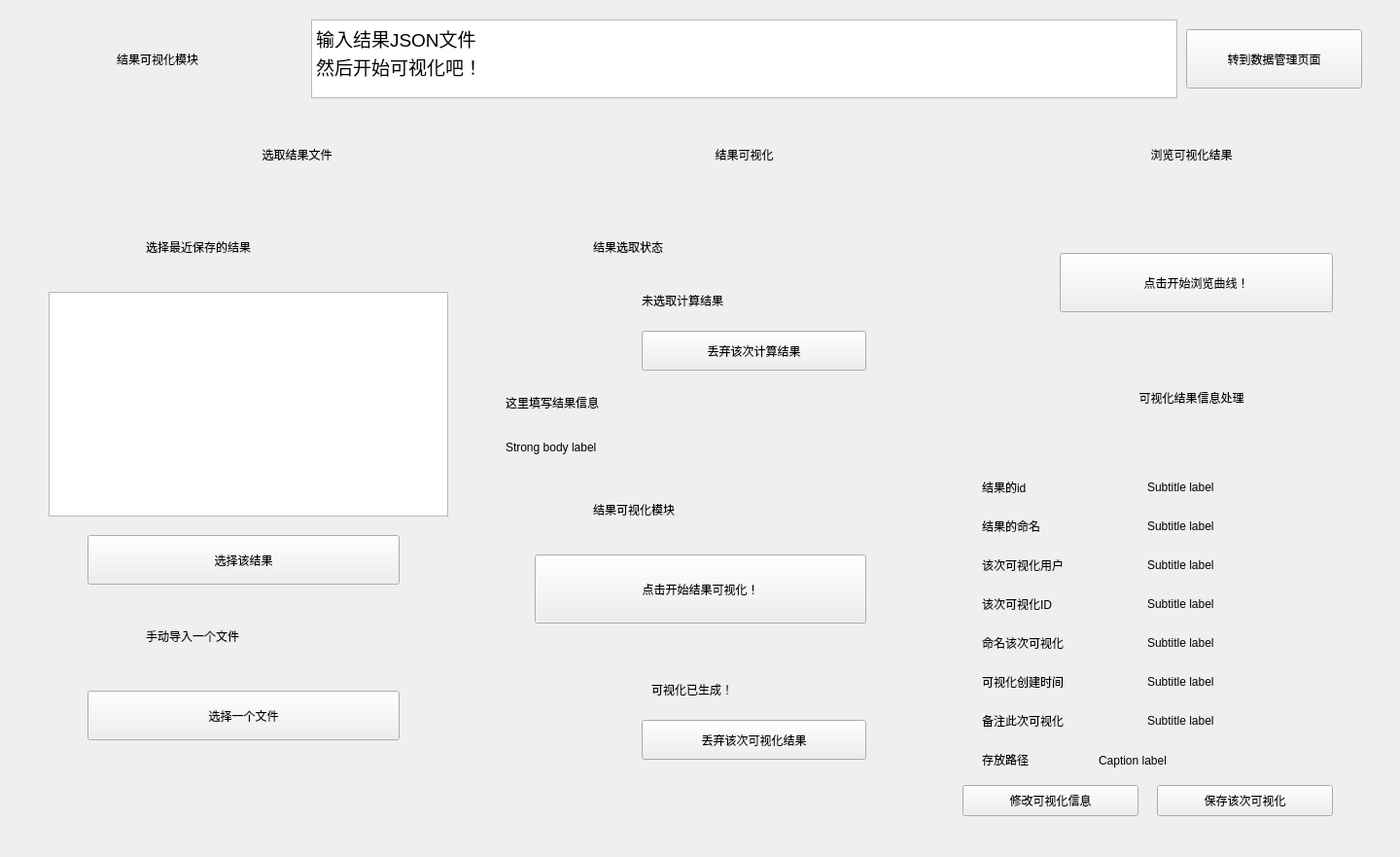
<?xml version="1.0" encoding="UTF-8"?>
<ui version="4.0">
 <class>Visualization_UI</class>
 <widget class="QWidget" name="Visualization_UI">
  <property name="geometry">
   <rect>
    <x>0</x>
    <y>0</y>
    <width>1440</width>
    <height>881</height>
   </rect>
  </property>
  <property name="windowTitle">
   <string>Form</string>
  </property>
  <widget class="QStackedWidget" name="stackedWidget">
   <property name="geometry">
    <rect>
     <x>20</x>
     <y>10</y>
     <width>1391</width>
     <height>861</height>
    </rect>
   </property>
   <property name="currentIndex">
    <number>0</number>
   </property>
   <widget class="QWidget" name="page">
    <widget class="ElevatedCardWidget" name="ElevatedCardWidget">
     <property name="geometry">
      <rect>
       <x>10</x>
       <y>10</y>
       <width>281</width>
       <height>82</height>
      </rect>
     </property>
     <widget class="IconWidget" name="IconWidget">
      <property name="geometry">
       <rect>
        <x>10</x>
        <y>10</y>
        <width>60</width>
        <height>60</height>
       </rect>
      </property>
     </widget>
     <widget class="SubtitleLabel" name="SubtitleLabel">
      <property name="geometry">
       <rect>
        <x>90</x>
        <y>20</y>
        <width>171</width>
        <height>41</height>
       </rect>
      </property>
      <property name="text">
       <string>结果可视化模块</string>
      </property>
     </widget>
    </widget>
    <widget class="ElevatedCardWidget" name="ElevatedCardWidget_3">
     <property name="geometry">
      <rect>
       <x>10</x>
       <y>100</y>
       <width>451</width>
       <height>101</height>
      </rect>
     </property>
     <widget class="IconWidget" name="IconWidget_2">
      <property name="geometry">
       <rect>
        <x>40</x>
        <y>20</y>
        <width>61</width>
        <height>61</height>
       </rect>
      </property>
     </widget>
     <widget class="TitleLabel" name="TitleLabel">
      <property name="geometry">
       <rect>
        <x>120</x>
        <y>30</y>
        <width>311</width>
        <height>38</height>
       </rect>
      </property>
      <property name="text">
       <string>选取结果文件</string>
      </property>
      <property name="alignment">
       <set>Qt::AlignCenter</set>
      </property>
     </widget>
    </widget>
    <widget class="ElevatedCardWidget" name="ElevatedCardWidget_2">
     <property name="geometry">
      <rect>
       <x>10</x>
       <y>210</y>
       <width>451</width>
       <height>631</height>
      </rect>
     </property>
     <widget class="TableWidget" name="TableWidget">
      <property name="geometry">
       <rect>
        <x>20</x>
        <y>80</y>
        <width>411</width>
        <height>231</height>
       </rect>
      </property>
     </widget>
     <widget class="IconWidget" name="IconWidget_3">
      <property name="geometry">
       <rect>
        <x>60</x>
        <y>20</y>
        <width>31</width>
        <height>31</height>
       </rect>
      </property>
     </widget>
     <widget class="SubtitleLabel" name="SubtitleLabel_2">
      <property name="geometry">
       <rect>
        <x>120</x>
        <y>20</y>
        <width>301</width>
        <height>28</height>
       </rect>
      </property>
      <property name="text">
       <string>选择最近保存的结果</string>
      </property>
     </widget>
     <widget class="IconWidget" name="IconWidget_4">
      <property name="geometry">
       <rect>
        <x>60</x>
        <y>420</y>
        <width>31</width>
        <height>31</height>
       </rect>
      </property>
     </widget>
     <widget class="SubtitleLabel" name="SubtitleLabel_3">
      <property name="geometry">
       <rect>
        <x>120</x>
        <y>420</y>
        <width>301</width>
        <height>28</height>
       </rect>
      </property>
      <property name="text">
       <string>手动导入一个文件</string>
      </property>
     </widget>
     <widget class="PrimaryPushButton" name="PrimaryPushButton">
      <property name="geometry">
       <rect>
        <x>60</x>
        <y>330</y>
        <width>321</width>
        <height>51</height>
       </rect>
      </property>
      <property name="text">
       <string>选择该结果</string>
      </property>
      <property name="hasIcon" stdset="0">
       <bool>true</bool>
      </property>
     </widget>
     <widget class="PrimaryPushButton" name="PrimaryPushButton_2">
      <property name="geometry">
       <rect>
        <x>60</x>
        <y>490</y>
        <width>321</width>
        <height>51</height>
       </rect>
      </property>
      <property name="text">
       <string>选择一个文件</string>
      </property>
      <property name="hasIcon" stdset="0">
       <bool>true</bool>
      </property>
     </widget>
    </widget>
    <widget class="ElevatedCardWidget" name="ElevatedCardWidget_4">
     <property name="geometry">
      <rect>
       <x>470</x>
       <y>210</y>
       <width>451</width>
       <height>631</height>
      </rect>
     </property>
     <widget class="IconWidget" name="IconWidget_5">
      <property name="geometry">
       <rect>
        <x>60</x>
        <y>20</y>
        <width>31</width>
        <height>31</height>
       </rect>
      </property>
     </widget>
     <widget class="SubtitleLabel" name="SubtitleLabel_4">
      <property name="geometry">
       <rect>
        <x>120</x>
        <y>20</y>
        <width>301</width>
        <height>28</height>
       </rect>
      </property>
      <property name="text">
       <string>结果选取状态</string>
      </property>
     </widget>
     <widget class="IconWidget" name="IconWidget_6">
      <property name="geometry">
       <rect>
        <x>50</x>
        <y>70</y>
        <width>91</width>
        <height>91</height>
       </rect>
      </property>
     </widget>
     <widget class="TitleLabel" name="TitleLabel_3">
      <property name="geometry">
       <rect>
        <x>170</x>
        <y>70</y>
        <width>261</width>
        <height>38</height>
       </rect>
      </property>
      <property name="text">
       <string>未选取计算结果</string>
      </property>
     </widget>
     <widget class="PrimaryPushButton" name="PrimaryPushButton_3">
      <property name="geometry">
       <rect>
        <x>170</x>
        <y>120</y>
        <width>231</width>
        <height>41</height>
       </rect>
      </property>
      <property name="text">
       <string>丢弃该次计算结果</string>
      </property>
      <property name="hasIcon" stdset="0">
       <bool>true</bool>
      </property>
     </widget>
     <widget class="IconWidget" name="IconWidget_8">
      <property name="geometry">
       <rect>
        <x>60</x>
        <y>290</y>
        <width>31</width>
        <height>31</height>
       </rect>
      </property>
     </widget>
     <widget class="SubtitleLabel" name="SubtitleLabel_5">
      <property name="geometry">
       <rect>
        <x>120</x>
        <y>290</y>
        <width>301</width>
        <height>28</height>
       </rect>
      </property>
      <property name="text">
       <string>结果可视化模块</string>
      </property>
     </widget>
     <widget class="SubtitleLabel" name="SubtitleLabel_6">
      <property name="geometry">
       <rect>
        <x>30</x>
        <y>180</y>
        <width>381</width>
        <height>28</height>
       </rect>
      </property>
      <property name="text">
       <string>这里填写结果信息</string>
      </property>
     </widget>
     <widget class="StrongBodyLabel" name="StrongBodyLabel">
      <property name="geometry">
       <rect>
        <x>30</x>
        <y>230</y>
        <width>401</width>
        <height>19</height>
       </rect>
      </property>
      <property name="text">
       <string>Strong body label</string>
      </property>
     </widget>
     <widget class="PrimaryPushButton" name="PrimaryPushButton_4">
      <property name="geometry">
       <rect>
        <x>60</x>
        <y>350</y>
        <width>341</width>
        <height>71</height>
       </rect>
      </property>
      <property name="text">
       <string>点击开始结果可视化！</string>
      </property>
      <property name="hasIcon" stdset="0">
       <bool>true</bool>
      </property>
     </widget>
     <widget class="IconWidget" name="IconWidget_9">
      <property name="geometry">
       <rect>
        <x>50</x>
        <y>470</y>
        <width>91</width>
        <height>91</height>
       </rect>
      </property>
     </widget>
     <widget class="TitleLabel" name="TitleLabel_4">
      <property name="geometry">
       <rect>
        <x>180</x>
        <y>470</y>
        <width>261</width>
        <height>38</height>
       </rect>
      </property>
      <property name="text">
       <string>可视化已生成！</string>
      </property>
     </widget>
     <widget class="PrimaryPushButton" name="PrimaryPushButton_10">
      <property name="geometry">
       <rect>
        <x>170</x>
        <y>520</y>
        <width>231</width>
        <height>41</height>
       </rect>
      </property>
      <property name="text">
       <string>丢弃该次可视化结果</string>
      </property>
      <property name="hasIcon" stdset="0">
       <bool>true</bool>
      </property>
     </widget>
    </widget>
    <widget class="ElevatedCardWidget" name="ElevatedCardWidget_5">
     <property name="geometry">
      <rect>
       <x>470</x>
       <y>100</y>
       <width>451</width>
       <height>101</height>
      </rect>
     </property>
     <widget class="IconWidget" name="IconWidget_7">
      <property name="geometry">
       <rect>
        <x>40</x>
        <y>20</y>
        <width>61</width>
        <height>61</height>
       </rect>
      </property>
     </widget>
     <widget class="TitleLabel" name="TitleLabel_2">
      <property name="geometry">
       <rect>
        <x>120</x>
        <y>30</y>
        <width>311</width>
        <height>38</height>
       </rect>
      </property>
      <property name="text">
       <string>结果可视化</string>
      </property>
      <property name="alignment">
       <set>Qt::AlignCenter</set>
      </property>
     </widget>
    </widget>
    <widget class="TextEdit" name="TextEdit">
     <property name="geometry">
      <rect>
       <x>300</x>
       <y>10</y>
       <width>891</width>
       <height>81</height>
      </rect>
     </property>
     <property name="html">
      <string>&lt;!DOCTYPE HTML PUBLIC &quot;-//W3C//DTD HTML 4.0//EN&quot; &quot;http://www.w3.org/TR/REC-html40/strict.dtd&quot;&gt;
&lt;html&gt;&lt;head&gt;&lt;meta name=&quot;qrichtext&quot; content=&quot;1&quot; /&gt;&lt;style type=&quot;text/css&quot;&gt;
p, li { white-space: pre-wrap; }
&lt;/style&gt;&lt;/head&gt;&lt;body style=&quot; font-family:'Segoe UI','Microsoft YaHei','PingFang SC','SimSun'; font-size:14px; font-weight:400; font-style:normal;&quot;&gt;
&lt;p style=&quot; margin-top:0px; margin-bottom:0px; margin-left:0px; margin-right:0px; -qt-block-indent:0; text-indent:0px;&quot;&gt;&lt;span style=&quot; font-size:14pt;&quot;&gt;输入结果JSON文件&lt;/span&gt;&lt;/p&gt;
&lt;p style=&quot; margin-top:0px; margin-bottom:0px; margin-left:0px; margin-right:0px; -qt-block-indent:0; text-indent:0px;&quot;&gt;&lt;span style=&quot; font-size:14pt;&quot;&gt;然后开始可视化吧！&lt;/span&gt;&lt;/p&gt;&lt;/body&gt;&lt;/html&gt;</string>
     </property>
    </widget>
    <widget class="ElevatedCardWidget" name="ElevatedCardWidget_6">
     <property name="geometry">
      <rect>
       <x>930</x>
       <y>100</y>
       <width>451</width>
       <height>101</height>
      </rect>
     </property>
     <widget class="IconWidget" name="IconWidget_10">
      <property name="geometry">
       <rect>
        <x>40</x>
        <y>20</y>
        <width>61</width>
        <height>61</height>
       </rect>
      </property>
     </widget>
     <widget class="TitleLabel" name="TitleLabel_5">
      <property name="geometry">
       <rect>
        <x>120</x>
        <y>30</y>
        <width>311</width>
        <height>38</height>
       </rect>
      </property>
      <property name="text">
       <string>浏览可视化结果</string>
      </property>
      <property name="alignment">
       <set>Qt::AlignCenter</set>
      </property>
     </widget>
    </widget>
    <widget class="ElevatedCardWidget" name="ElevatedCardWidget_7">
     <property name="geometry">
      <rect>
       <x>930</x>
       <y>210</y>
       <width>451</width>
       <height>131</height>
      </rect>
     </property>
     <widget class="IconWidget" name="IconWidget_11">
      <property name="geometry">
       <rect>
        <x>20</x>
        <y>20</y>
        <width>91</width>
        <height>91</height>
       </rect>
      </property>
     </widget>
     <widget class="PrimaryPushButton" name="PrimaryPushButton_5">
      <property name="geometry">
       <rect>
        <x>140</x>
        <y>40</y>
        <width>281</width>
        <height>61</height>
       </rect>
      </property>
      <property name="text">
       <string>点击开始浏览曲线！</string>
      </property>
      <property name="hasIcon" stdset="0">
       <bool>true</bool>
      </property>
     </widget>
    </widget>
    <widget class="ElevatedCardWidget" name="ElevatedCardWidget_8">
     <property name="geometry">
      <rect>
       <x>930</x>
       <y>350</y>
       <width>451</width>
       <height>101</height>
      </rect>
     </property>
     <widget class="IconWidget" name="IconWidget_12">
      <property name="geometry">
       <rect>
        <x>40</x>
        <y>20</y>
        <width>61</width>
        <height>61</height>
       </rect>
      </property>
     </widget>
     <widget class="TitleLabel" name="TitleLabel_6">
      <property name="geometry">
       <rect>
        <x>120</x>
        <y>30</y>
        <width>311</width>
        <height>38</height>
       </rect>
      </property>
      <property name="text">
       <string>可视化结果信息处理</string>
      </property>
      <property name="alignment">
       <set>Qt::AlignCenter</set>
      </property>
     </widget>
    </widget>
    <widget class="ElevatedCardWidget" name="ElevatedCardWidget_9">
     <property name="geometry">
      <rect>
       <x>930</x>
       <y>457</y>
       <width>451</width>
       <height>381</height>
      </rect>
     </property>
     <widget class="IconWidget" name="IconWidget_13">
      <property name="geometry">
       <rect>
        <x>20</x>
        <y>20</y>
        <width>31</width>
        <height>31</height>
       </rect>
      </property>
     </widget>
     <widget class="IconWidget" name="IconWidget_14">
      <property name="geometry">
       <rect>
        <x>20</x>
        <y>60</y>
        <width>31</width>
        <height>31</height>
       </rect>
      </property>
     </widget>
     <widget class="IconWidget" name="IconWidget_15">
      <property name="geometry">
       <rect>
        <x>20</x>
        <y>100</y>
        <width>31</width>
        <height>31</height>
       </rect>
      </property>
     </widget>
     <widget class="IconWidget" name="IconWidget_16">
      <property name="geometry">
       <rect>
        <x>20</x>
        <y>140</y>
        <width>31</width>
        <height>31</height>
       </rect>
      </property>
     </widget>
     <widget class="IconWidget" name="IconWidget_17">
      <property name="geometry">
       <rect>
        <x>20</x>
        <y>180</y>
        <width>31</width>
        <height>31</height>
       </rect>
      </property>
     </widget>
     <widget class="IconWidget" name="IconWidget_18">
      <property name="geometry">
       <rect>
        <x>20</x>
        <y>220</y>
        <width>31</width>
        <height>31</height>
       </rect>
      </property>
     </widget>
     <widget class="IconWidget" name="IconWidget_19">
      <property name="geometry">
       <rect>
        <x>20</x>
        <y>260</y>
        <width>31</width>
        <height>31</height>
       </rect>
      </property>
     </widget>
     <widget class="IconWidget" name="IconWidget_20">
      <property name="geometry">
       <rect>
        <x>20</x>
        <y>300</y>
        <width>31</width>
        <height>31</height>
       </rect>
      </property>
     </widget>
     <widget class="SubtitleLabel" name="SubtitleLabel_7">
      <property name="geometry">
       <rect>
        <x>60</x>
        <y>20</y>
        <width>161</width>
        <height>28</height>
       </rect>
      </property>
      <property name="text">
       <string>结果的id</string>
      </property>
     </widget>
     <widget class="SubtitleLabel" name="SubtitleLabel_91">
      <property name="geometry">
       <rect>
        <x>230</x>
        <y>20</y>
        <width>201</width>
        <height>28</height>
       </rect>
      </property>
      <property name="text">
       <string>Subtitle label</string>
      </property>
     </widget>
     <widget class="SubtitleLabel" name="SubtitleLabel_9">
      <property name="geometry">
       <rect>
        <x>60</x>
        <y>60</y>
        <width>161</width>
        <height>28</height>
       </rect>
      </property>
      <property name="text">
       <string>结果的命名</string>
      </property>
     </widget>
     <widget class="SubtitleLabel" name="SubtitleLabel_92">
      <property name="geometry">
       <rect>
        <x>230</x>
        <y>60</y>
        <width>201</width>
        <height>28</height>
       </rect>
      </property>
      <property name="text">
       <string>Subtitle label</string>
      </property>
     </widget>
     <widget class="SubtitleLabel" name="SubtitleLabel_11">
      <property name="geometry">
       <rect>
        <x>60</x>
        <y>100</y>
        <width>161</width>
        <height>28</height>
       </rect>
      </property>
      <property name="text">
       <string>该次可视化用户</string>
      </property>
     </widget>
     <widget class="SubtitleLabel" name="SubtitleLabel_93">
      <property name="geometry">
       <rect>
        <x>230</x>
        <y>100</y>
        <width>201</width>
        <height>28</height>
       </rect>
      </property>
      <property name="text">
       <string>Subtitle label</string>
      </property>
     </widget>
     <widget class="SubtitleLabel" name="SubtitleLabel_13">
      <property name="geometry">
       <rect>
        <x>60</x>
        <y>140</y>
        <width>161</width>
        <height>28</height>
       </rect>
      </property>
      <property name="text">
       <string>该次可视化ID</string>
      </property>
     </widget>
     <widget class="SubtitleLabel" name="SubtitleLabel_94">
      <property name="geometry">
       <rect>
        <x>230</x>
        <y>140</y>
        <width>201</width>
        <height>28</height>
       </rect>
      </property>
      <property name="text">
       <string>Subtitle label</string>
      </property>
     </widget>
     <widget class="SubtitleLabel" name="SubtitleLabel_15">
      <property name="geometry">
       <rect>
        <x>60</x>
        <y>180</y>
        <width>161</width>
        <height>28</height>
       </rect>
      </property>
      <property name="text">
       <string>命名该次可视化</string>
      </property>
     </widget>
     <widget class="SubtitleLabel" name="SubtitleLabel_95">
      <property name="geometry">
       <rect>
        <x>230</x>
        <y>180</y>
        <width>201</width>
        <height>28</height>
       </rect>
      </property>
      <property name="text">
       <string>Subtitle label</string>
      </property>
     </widget>
     <widget class="SubtitleLabel" name="SubtitleLabel_17">
      <property name="geometry">
       <rect>
        <x>60</x>
        <y>220</y>
        <width>161</width>
        <height>28</height>
       </rect>
      </property>
      <property name="text">
       <string>可视化创建时间</string>
      </property>
     </widget>
     <widget class="SubtitleLabel" name="SubtitleLabel_96">
      <property name="geometry">
       <rect>
        <x>230</x>
        <y>220</y>
        <width>201</width>
        <height>28</height>
       </rect>
      </property>
      <property name="text">
       <string>Subtitle label</string>
      </property>
     </widget>
     <widget class="SubtitleLabel" name="SubtitleLabel_19">
      <property name="geometry">
       <rect>
        <x>60</x>
        <y>260</y>
        <width>161</width>
        <height>28</height>
       </rect>
      </property>
      <property name="text">
       <string>备注此次可视化</string>
      </property>
     </widget>
     <widget class="SubtitleLabel" name="SubtitleLabel_97">
      <property name="geometry">
       <rect>
        <x>230</x>
        <y>260</y>
        <width>201</width>
        <height>28</height>
       </rect>
      </property>
      <property name="text">
       <string>Subtitle label</string>
      </property>
     </widget>
     <widget class="SubtitleLabel" name="SubtitleLabel_21">
      <property name="geometry">
       <rect>
        <x>60</x>
        <y>300</y>
        <width>161</width>
        <height>28</height>
       </rect>
      </property>
      <property name="text">
       <string>存放路径</string>
      </property>
     </widget>
     <widget class="PrimaryPushButton" name="PrimaryPushButton_11">
      <property name="geometry">
       <rect>
        <x>40</x>
        <y>340</y>
        <width>181</width>
        <height>32</height>
       </rect>
      </property>
      <property name="text">
       <string>修改可视化信息</string>
      </property>
      <property name="hasIcon" stdset="0">
       <bool>true</bool>
      </property>
     </widget>
     <widget class="PrimaryPushButton" name="PrimaryPushButton_12">
      <property name="geometry">
       <rect>
        <x>240</x>
        <y>340</y>
        <width>181</width>
        <height>32</height>
       </rect>
      </property>
      <property name="text">
       <string>保存该次可视化</string>
      </property>
      <property name="hasIcon" stdset="0">
       <bool>true</bool>
      </property>
     </widget>
     <widget class="CaptionLabel" name="CaptionLabe_98">
      <property name="geometry">
       <rect>
        <x>180</x>
        <y>305</y>
        <width>261</width>
        <height>20</height>
       </rect>
      </property>
      <property name="text">
       <string>Caption label</string>
      </property>
     </widget>
    </widget>
    <widget class="PrimaryPushButton" name="PrimaryPushButton_9">
     <property name="geometry">
      <rect>
       <x>1200</x>
       <y>20</y>
       <width>181</width>
       <height>61</height>
      </rect>
     </property>
     <property name="text">
      <string>转到数据管理页面</string>
     </property>
     <property name="hasIcon" stdset="0">
      <bool>true</bool>
     </property>
    </widget>
   </widget>
   <widget class="QWidget" name="page_2">
    <widget class="Pivot" name="Pivot">
     <property name="geometry">
      <rect>
       <x>20</x>
       <y>10</y>
       <width>1361</width>
       <height>45</height>
      </rect>
     </property>
    </widget>
    <widget class="PrimaryPushButton" name="PrimaryPushButton_6">
     <property name="geometry">
      <rect>
       <x>20</x>
       <y>70</y>
       <width>71</width>
       <height>771</height>
      </rect>
     </property>
     <property name="text">
      <string>上一页</string>
     </property>
    </widget>
    <widget class="PrimaryPushButton" name="PrimaryPushButton_7">
     <property name="geometry">
      <rect>
       <x>1310</x>
       <y>70</y>
       <width>71</width>
       <height>771</height>
      </rect>
     </property>
     <property name="text">
      <string>上一页</string>
     </property>
    </widget>
    <widget class="QStackedWidget" name="stackedWidget_2">
     <property name="geometry">
      <rect>
       <x>100</x>
       <y>70</y>
       <width>1201</width>
       <height>771</height>
      </rect>
     </property>
     <property name="currentIndex">
      <number>8</number>
     </property>
     <widget class="QWidget" name="vpage1">
      <widget class="QFrame" name="frame">
       <property name="geometry">
        <rect>
         <x>0</x>
         <y>730</y>
         <width>1201</width>
         <height>41</height>
        </rect>
       </property>
       <property name="frameShape">
        <enum>QFrame::StyledPanel</enum>
       </property>
       <property name="frameShadow">
        <enum>QFrame::Raised</enum>
       </property>
       <widget class="PrimaryPushButton" name="PrimaryPushButton_8">
        <property name="geometry">
         <rect>
          <x>940</x>
          <y>0</y>
          <width>261</width>
          <height>41</height>
         </rect>
        </property>
        <property name="text">
         <string>返回首页</string>
        </property>
        <property name="hasIcon" stdset="0">
         <bool>true</bool>
        </property>
       </widget>
      </widget>
      <widget class="QFrame" name="frame_2">
       <property name="geometry">
        <rect>
         <x>0</x>
         <y>0</y>
         <width>1201</width>
         <height>721</height>
        </rect>
       </property>
       <property name="frameShape">
        <enum>QFrame::StyledPanel</enum>
       </property>
       <property name="frameShadow">
        <enum>QFrame::Raised</enum>
       </property>
      </widget>
     </widget>
     <widget class="QWidget" name="vpage2">
      <widget class="QFrame" name="frame_3">
       <property name="geometry">
        <rect>
         <x>0</x>
         <y>730</y>
         <width>1201</width>
         <height>41</height>
        </rect>
       </property>
       <property name="frameShape">
        <enum>QFrame::StyledPanel</enum>
       </property>
       <property name="frameShadow">
        <enum>QFrame::Raised</enum>
       </property>
       <widget class="PrimaryPushButton" name="PrimaryPushButton_13">
        <property name="geometry">
         <rect>
          <x>940</x>
          <y>0</y>
          <width>261</width>
          <height>41</height>
         </rect>
        </property>
        <property name="text">
         <string>返回首页</string>
        </property>
        <property name="hasIcon" stdset="0">
         <bool>true</bool>
        </property>
       </widget>
      </widget>
      <widget class="QFrame" name="frame_4">
       <property name="geometry">
        <rect>
         <x>0</x>
         <y>0</y>
         <width>1201</width>
         <height>721</height>
        </rect>
       </property>
       <property name="frameShape">
        <enum>QFrame::StyledPanel</enum>
       </property>
       <property name="frameShadow">
        <enum>QFrame::Raised</enum>
       </property>
      </widget>
     </widget>
     <widget class="QWidget" name="vpage3">
      <widget class="QFrame" name="frame_5">
       <property name="geometry">
        <rect>
         <x>0</x>
         <y>730</y>
         <width>1201</width>
         <height>41</height>
        </rect>
       </property>
       <property name="frameShape">
        <enum>QFrame::StyledPanel</enum>
       </property>
       <property name="frameShadow">
        <enum>QFrame::Raised</enum>
       </property>
       <widget class="PrimaryPushButton" name="PrimaryPushButton_14">
        <property name="geometry">
         <rect>
          <x>940</x>
          <y>0</y>
          <width>261</width>
          <height>41</height>
         </rect>
        </property>
        <property name="text">
         <string>返回首页</string>
        </property>
        <property name="hasIcon" stdset="0">
         <bool>true</bool>
        </property>
       </widget>
      </widget>
      <widget class="QFrame" name="frame_6">
       <property name="geometry">
        <rect>
         <x>0</x>
         <y>0</y>
         <width>1201</width>
         <height>721</height>
        </rect>
       </property>
       <property name="frameShape">
        <enum>QFrame::StyledPanel</enum>
       </property>
       <property name="frameShadow">
        <enum>QFrame::Raised</enum>
       </property>
      </widget>
     </widget>
     <widget class="QWidget" name="vpage4">
      <widget class="QFrame" name="frame_8">
       <property name="geometry">
        <rect>
         <x>0</x>
         <y>0</y>
         <width>1201</width>
         <height>721</height>
        </rect>
       </property>
       <property name="frameShape">
        <enum>QFrame::StyledPanel</enum>
       </property>
       <property name="frameShadow">
        <enum>QFrame::Raised</enum>
       </property>
      </widget>
      <widget class="QFrame" name="frame_7">
       <property name="geometry">
        <rect>
         <x>0</x>
         <y>730</y>
         <width>1201</width>
         <height>41</height>
        </rect>
       </property>
       <property name="frameShape">
        <enum>QFrame::StyledPanel</enum>
       </property>
       <property name="frameShadow">
        <enum>QFrame::Raised</enum>
       </property>
       <widget class="PrimaryPushButton" name="PrimaryPushButton_15">
        <property name="geometry">
         <rect>
          <x>940</x>
          <y>0</y>
          <width>261</width>
          <height>41</height>
         </rect>
        </property>
        <property name="text">
         <string>返回首页</string>
        </property>
        <property name="hasIcon" stdset="0">
         <bool>true</bool>
        </property>
       </widget>
      </widget>
     </widget>
     <widget class="QWidget" name="vpage5">
      <widget class="QFrame" name="frame_10">
       <property name="geometry">
        <rect>
         <x>0</x>
         <y>0</y>
         <width>1201</width>
         <height>721</height>
        </rect>
       </property>
       <property name="frameShape">
        <enum>QFrame::StyledPanel</enum>
       </property>
       <property name="frameShadow">
        <enum>QFrame::Raised</enum>
       </property>
      </widget>
      <widget class="QFrame" name="frame_9">
       <property name="geometry">
        <rect>
         <x>0</x>
         <y>730</y>
         <width>1201</width>
         <height>41</height>
        </rect>
       </property>
       <property name="frameShape">
        <enum>QFrame::StyledPanel</enum>
       </property>
       <property name="frameShadow">
        <enum>QFrame::Raised</enum>
       </property>
       <widget class="PrimaryPushButton" name="PrimaryPushButton_16">
        <property name="geometry">
         <rect>
          <x>940</x>
          <y>0</y>
          <width>261</width>
          <height>41</height>
         </rect>
        </property>
        <property name="text">
         <string>返回首页</string>
        </property>
        <property name="hasIcon" stdset="0">
         <bool>true</bool>
        </property>
       </widget>
      </widget>
     </widget>
     <widget class="QWidget" name="vpage6">
      <widget class="QFrame" name="frame_12">
       <property name="geometry">
        <rect>
         <x>0</x>
         <y>0</y>
         <width>1201</width>
         <height>721</height>
        </rect>
       </property>
       <property name="frameShape">
        <enum>QFrame::StyledPanel</enum>
       </property>
       <property name="frameShadow">
        <enum>QFrame::Raised</enum>
       </property>
      </widget>
      <widget class="QFrame" name="frame_11">
       <property name="geometry">
        <rect>
         <x>0</x>
         <y>730</y>
         <width>1201</width>
         <height>41</height>
        </rect>
       </property>
       <property name="frameShape">
        <enum>QFrame::StyledPanel</enum>
       </property>
       <property name="frameShadow">
        <enum>QFrame::Raised</enum>
       </property>
       <widget class="PrimaryPushButton" name="PrimaryPushButton_17">
        <property name="geometry">
         <rect>
          <x>940</x>
          <y>0</y>
          <width>261</width>
          <height>41</height>
         </rect>
        </property>
        <property name="text">
         <string>返回首页</string>
        </property>
        <property name="hasIcon" stdset="0">
         <bool>true</bool>
        </property>
       </widget>
      </widget>
     </widget>
     <widget class="QWidget" name="vpage7">
      <widget class="QFrame" name="frame_14">
       <property name="geometry">
        <rect>
         <x>0</x>
         <y>0</y>
         <width>1201</width>
         <height>721</height>
        </rect>
       </property>
       <property name="frameShape">
        <enum>QFrame::StyledPanel</enum>
       </property>
       <property name="frameShadow">
        <enum>QFrame::Raised</enum>
       </property>
      </widget>
      <widget class="QFrame" name="frame_13">
       <property name="geometry">
        <rect>
         <x>0</x>
         <y>730</y>
         <width>1201</width>
         <height>41</height>
        </rect>
       </property>
       <property name="frameShape">
        <enum>QFrame::StyledPanel</enum>
       </property>
       <property name="frameShadow">
        <enum>QFrame::Raised</enum>
       </property>
       <widget class="PrimaryPushButton" name="PrimaryPushButton_18">
        <property name="geometry">
         <rect>
          <x>940</x>
          <y>0</y>
          <width>261</width>
          <height>41</height>
         </rect>
        </property>
        <property name="text">
         <string>返回首页</string>
        </property>
        <property name="hasIcon" stdset="0">
         <bool>true</bool>
        </property>
       </widget>
      </widget>
     </widget>
     <widget class="QWidget" name="vpage8">
      <widget class="QFrame" name="frame_15">
       <property name="geometry">
        <rect>
         <x>0</x>
         <y>730</y>
         <width>1201</width>
         <height>41</height>
        </rect>
       </property>
       <property name="frameShape">
        <enum>QFrame::StyledPanel</enum>
       </property>
       <property name="frameShadow">
        <enum>QFrame::Raised</enum>
       </property>
       <widget class="PrimaryPushButton" name="PrimaryPushButton_19">
        <property name="geometry">
         <rect>
          <x>940</x>
          <y>0</y>
          <width>261</width>
          <height>41</height>
         </rect>
        </property>
        <property name="text">
         <string>返回首页</string>
        </property>
        <property name="hasIcon" stdset="0">
         <bool>true</bool>
        </property>
       </widget>
      </widget>
      <widget class="QFrame" name="frame_16">
       <property name="geometry">
        <rect>
         <x>0</x>
         <y>0</y>
         <width>1201</width>
         <height>721</height>
        </rect>
       </property>
       <property name="frameShape">
        <enum>QFrame::StyledPanel</enum>
       </property>
       <property name="frameShadow">
        <enum>QFrame::Raised</enum>
       </property>
      </widget>
     </widget>
     <widget class="QWidget" name="vpage9">
      <widget class="QFrame" name="frame_17">
       <property name="geometry">
        <rect>
         <x>0</x>
         <y>730</y>
         <width>1201</width>
         <height>41</height>
        </rect>
       </property>
       <property name="frameShape">
        <enum>QFrame::StyledPanel</enum>
       </property>
       <property name="frameShadow">
        <enum>QFrame::Raised</enum>
       </property>
       <widget class="PrimaryPushButton" name="PrimaryPushButton_20">
        <property name="geometry">
         <rect>
          <x>940</x>
          <y>0</y>
          <width>261</width>
          <height>41</height>
         </rect>
        </property>
        <property name="text">
         <string>返回首页</string>
        </property>
        <property name="hasIcon" stdset="0">
         <bool>true</bool>
        </property>
       </widget>
      </widget>
      <widget class="QFrame" name="frame_18">
       <property name="geometry">
        <rect>
         <x>0</x>
         <y>0</y>
         <width>1201</width>
         <height>721</height>
        </rect>
       </property>
       <property name="frameShape">
        <enum>QFrame::StyledPanel</enum>
       </property>
       <property name="frameShadow">
        <enum>QFrame::Raised</enum>
       </property>
      </widget>
     </widget>
    </widget>
   </widget>
  </widget>
 </widget>
 <customwidgets>
  <customwidget>
   <class>PushButton</class>
   <extends>QPushButton</extends>
   <header>qfluentwidgets</header>
  </customwidget>
  <customwidget>
   <class>PrimaryPushButton</class>
   <extends>PushButton</extends>
   <header>qfluentwidgets</header>
  </customwidget>
  <customwidget>
   <class>IconWidget</class>
   <extends>QWidget</extends>
   <header>qfluentwidgets</header>
  </customwidget>
  <customwidget>
   <class>CardWidget</class>
   <extends>QFrame</extends>
   <header>qfluentwidgets</header>
   <container>1</container>
  </customwidget>
  <customwidget>
   <class>ElevatedCardWidget</class>
   <extends>SimpleCardWidget</extends>
   <header>qfluentwidgets</header>
   <container>1</container>
  </customwidget>
  <customwidget>
   <class>SimpleCardWidget</class>
   <extends>CardWidget</extends>
   <header>qfluentwidgets</header>
   <container>1</container>
  </customwidget>
  <customwidget>
   <class>CaptionLabel</class>
   <extends>QLabel</extends>
   <header>qfluentwidgets</header>
  </customwidget>
  <customwidget>
   <class>StrongBodyLabel</class>
   <extends>QLabel</extends>
   <header>qfluentwidgets</header>
  </customwidget>
  <customwidget>
   <class>SubtitleLabel</class>
   <extends>QLabel</extends>
   <header>qfluentwidgets</header>
  </customwidget>
  <customwidget>
   <class>TitleLabel</class>
   <extends>QLabel</extends>
   <header>qfluentwidgets</header>
  </customwidget>
  <customwidget>
   <class>Pivot</class>
   <extends>QWidget</extends>
   <header>qfluentwidgets</header>
  </customwidget>
  <customwidget>
   <class>TextEdit</class>
   <extends>QTextEdit</extends>
   <header>qfluentwidgets</header>
  </customwidget>
  <customwidget>
   <class>TableWidget</class>
   <extends>QTableWidget</extends>
   <header>qfluentwidgets</header>
  </customwidget>
 </customwidgets>
 <resources/>
 <connections/>
</ui>
